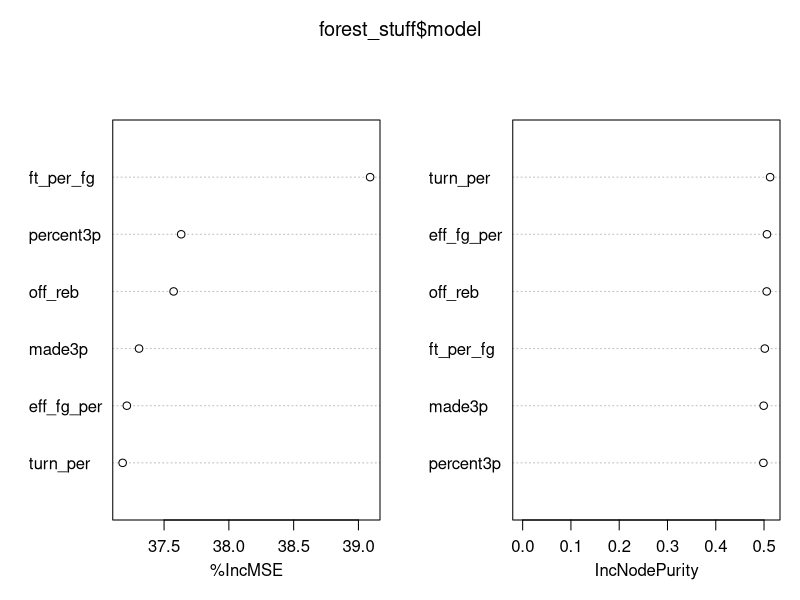

This chart was generated by the following R code: (Note: this script raises an error after producing the figure.)
## ---- chunk 1
library(randomForest)
## ---- chunk 2
winrate <- read.csv('../../results/win_data/comb_winrate.csv')
year_range <- winrate$X
winrate <- subset(winrate, select=-c(X))
summary(winrate)
## ---- chunk 3
percent3p <- read.csv('../../results/team_data/comb_3pper.csv')
year_range <- percent3p$X
percent3p <- subset(percent3p, select=-c(X))
summary(percent3p)
## ---- chunk 4
attempts3p <- read.csv('../../results/team_data/comb_3pattempt.csv')
year_range <- attempts3p$X
attempts3p <- subset(attempts3p, select=-c(X))
summary(attempts3p)
## ---- chunk 5
made3p <- read.csv('../../results/team_data/comb_3pmade.csv')
year_range <- made3p$X
made3p <- subset(made3p, select=-c(X))
summary(made3p)
## ---- chunk 6
eff_fg_per <- read.csv('../../results/misc_data/comb_Effective_Field_Goal_Percentage.csv')
ft_per_fg <- read.csv('../../results/misc_data/comb_Free_Throws_Per_Field_Goal_Attempt.csv')
off_reb <- read.csv('../../results/misc_data/comb_Offensive_Rebound_Percentage.csv')
turn_per <- read.csv('../../results/misc_data/comb_Turnover_Percentage.csv')
year_range <- eff_fg_per$X
eff_fg_per <- subset(eff_fg_per, select=-c(X))
ft_per_fg <- subset(ft_per_fg, select=-c(X))
off_reb <- subset(off_reb, select=-c(X))
turn_per <- subset(turn_per, select=-c(X))
## ---- chunk 7
get_lmmodel <- function(start_yr, end_yr, ind_var1, ind_var2, ind_var3, ind_var4)
{
    winrate.list <- c()
    indvar1.list <- c()
    indvar2.list <- c()
    indvar3.list <- c()
    indvar4.list <- c()
    xx.list <- setNames(split(ind_var1, seq(nrow(ind_var1))), year_range)
    yy.list <- setNames(split(ind_var2, seq(nrow(ind_var2))), year_range)
    aa.list <- setNames(split(ind_var3, seq(nrow(ind_var3))), year_range)
    bb.list <- setNames(split(ind_var4, seq(nrow(ind_var4))), year_range)
    yz.list <- setNames(split(winrate, seq(nrow(winrate))), year_range)
    # Change the year range to get models for different time ranges
    yrs <- seq(match(start_yr, year_range), match(end_yr, year_range))
    for (yr_ind in yrs)
    {
        indvar1.list <- c(indvar1.list, as.numeric(xx.list[[yr_ind]]))
        indvar2.list <- c(indvar2.list, as.numeric(yy.list[[yr_ind]]))
        indvar3.list <- c(indvar3.list, as.numeric(aa.list[[yr_ind]]))
        indvar4.list <- c(indvar4.list, as.numeric(bb.list[[yr_ind]]))
        winrate.list <- c(winrate.list, as.numeric(yz.list[[yr_ind]]))
    }
    # Check if these are in order
    # model <- lm(winrate.list ~ indvar1.list*indvar2.list)
    model <- lm(winrate.list ~ indvar1.list+indvar2.list+indvar3.list+indvar4.list)
}
model <- get_lmmodel(2005, 2016, ft_per_fg, eff_fg_per, off_reb, turn_per)
summary(model)
AIC(model)
## ---- chunk 8
#set.seed(415)
get_randforest <- function(start_yr, end_yr, ind_var1, ind_var2, ind_var3, ind_var4, ind_var5, ind_var6)
{
    winrate.list <- c()
    indvar1.list <- c()
    indvar2.list <- c()
    indvar3.list <- c()
    indvar4.list <- c()
    indvar5.list <- c()
    indvar6.list <- c()
    xx.list <- setNames(split(ind_var1, seq(nrow(ind_var1))), year_range)
    yy.list <- setNames(split(ind_var2, seq(nrow(ind_var2))), year_range)
    aa.list <- setNames(split(ind_var3, seq(nrow(ind_var3))), year_range)
    bb.list <- setNames(split(ind_var4, seq(nrow(ind_var4))), year_range)
    cc.list <- setNames(split(ind_var5, seq(nrow(ind_var5))), year_range)
    dd.list <- setNames(split(ind_var6, seq(nrow(ind_var6))), year_range)
    yz.list <- setNames(split(winrate, seq(nrow(winrate))), year_range)
    # Change the year range to get models for different time ranges
    yrs <- seq(match(start_yr, year_range), match(end_yr, year_range))
    for (yr_ind in yrs)
    {
        indvar1.list <- c(indvar1.list, as.numeric(xx.list[[yr_ind]]))
        indvar2.list <- c(indvar2.list, as.numeric(yy.list[[yr_ind]]))
        indvar3.list <- c(indvar3.list, as.numeric(aa.list[[yr_ind]]))
        indvar4.list <- c(indvar4.list, as.numeric(bb.list[[yr_ind]]))
        indvar5.list <- c(indvar5.list, as.numeric(cc.list[[yr_ind]]))
        indvar6.list <- c(indvar6.list, as.numeric(dd.list[[yr_ind]]))
        winrate.list <- c(winrate.list, as.numeric(yz.list[[yr_ind]]))
    }
    smp_size <- floor(0.8 * length(winrate.list))
    train_ind <- sample(seq_len(length(winrate.list)), size=smp_size)
    #Training set
    ft_per_fg <- indvar1.list[train_ind]
    eff_fg_per <- indvar1.list[train_ind]
    off_reb <- indvar1.list[train_ind]
    turn_per <- indvar1.list[train_ind]
    made3p <- indvar1.list[train_ind]
    percent3p <- indvar1.list[train_ind]
    winrate <- winrate.list[train_ind]
    train_data <- data.frame(ft_per_fg=ft_per_fg, eff_fg_per=eff_fg_per, off_reb=off_reb, turn_per=turn_per, made3p=made3p, percent3p=percent3p, winrate=winrate)
    # Testing set
    ft_per_fg <- indvar1.list[-train_ind]
    eff_fg_per <- indvar1.list[-train_ind]
    off_reb <- indvar1.list[-train_ind]
    turn_per <- indvar1.list[-train_ind]
    made3p <- indvar1.list[-train_ind]
    percent3p <- indvar1.list[-train_ind]
    winrate <- winrate.list[-train_ind]
    test_data <- data.frame(ft_per_fg=ft_per_fg, eff_fg_per=eff_fg_per, off_reb=off_reb, turn_per=turn_per, made3p=made3p, percent3p=percent3p, winrate=winrate)
    # Check if these are in order
    model <- randomForest(winrate~ft_per_fg+eff_fg_per+off_reb+turn_per+made3p+percent3p, data=train_data, importance=TRUE, ntree=3000)
    prediction <- predict(model, test_data, OOB=TRUE)
    pred_score = mean((test_data$winrate - prediction)^2)
    return(list('model'=model, 'train_data'=train_data, 'prediction'=pred_score))
}
forest_stuff <- get_randforest(2006, 2016, ft_per_fg, eff_fg_per, off_reb, turn_per, made3p, percent3p)
varImpPlot(forest_stuff$model)
print(forest_stuff$prediction)
## ---- chunk 9
require(ggplot2)
rf <- forest_stuff$model
imp = data.frame(type=rownames(imp), importance(rf), check.names=F)
imp$type = reorder(imp$type, imp$`%IncMSE`)
ggplot(data=imp, aes(x=type, y=`%IncMSE`)) + geom_bar(stat='identity') + geom_hline(yintercept=abs(min(imp$`%IncMSE`)), col=2, linetype='dashed') + coord_flip()
